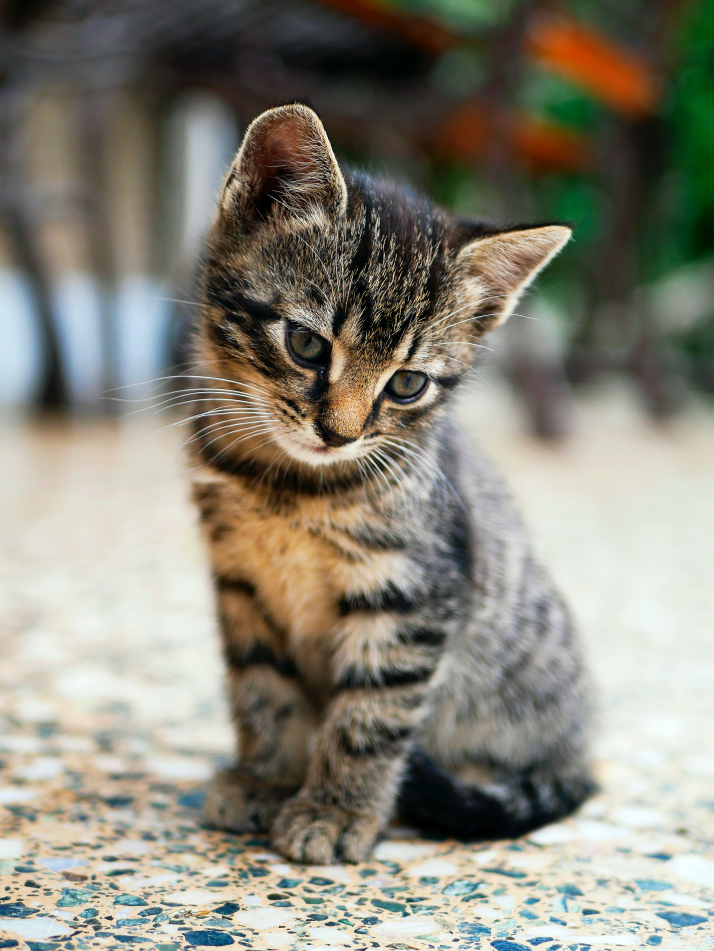
#> input picture image.jpg, 2853 x 3803 px (shown at 1/4 size)
$ python Image.py
#> lines starting #> are read from the running program, lines starting #| are printed output that depends on the picture
from PIL import Image
from PIL import ImageFilter

img = Image.open("image.jpg")
#> img is the input picture: PIL image 2853x3803 RGB; mean R, G, B 136, 133.2, 120.6
print(img.size)
#| (2853, 3803)

#Original Size of the image is 2853x3803
#The size of image is way to large let's resize it a bit

l,b = img.size
#> l = 2853; b = 3803
l //= 5
#> l = 570
b //= 5
#> b = 760

imgR = img.resize((l,b))
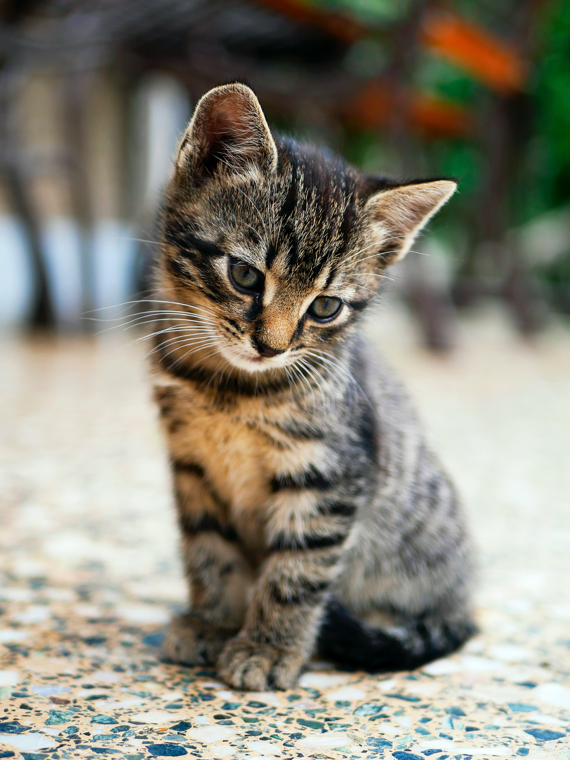
#> imgR: PIL image 570x760 RGB; mean R, G, B 136, 133.2, 120.6
print(imgR.size)
#| (570, 760)

#New size of the image is 285x380 As we reduced the size of the image by factor of 10
#New size of the image is 570x760 As we reduced the size of the image by factor of 5

#Let's find edge from the image using edge detection algorithm

edges = imgR.filter(ImageFilter.FIND_EDGES)
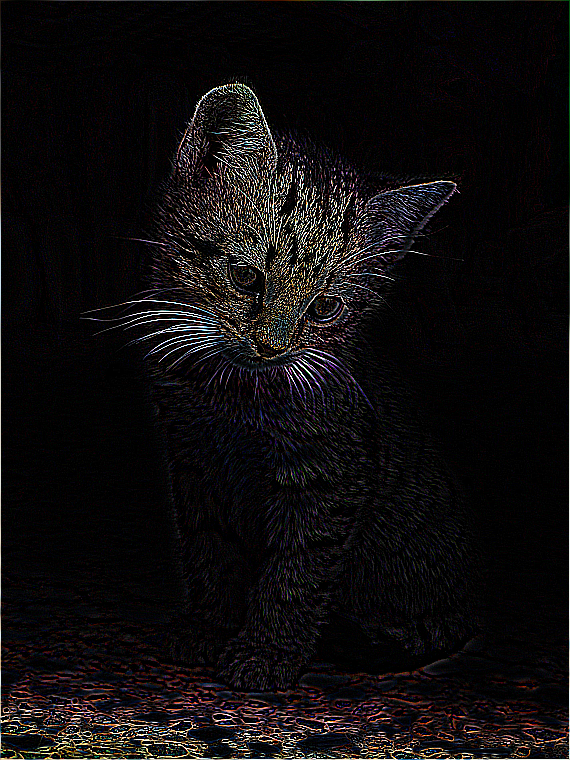
#> edges: PIL image 570x760 RGB; mean R, G, B 15.5, 13.1, 13.8

edges.save("edge3.jpg")
bands = edges.split()

outline = bands[0].point(lambda x: 255 if x<100 else 0)
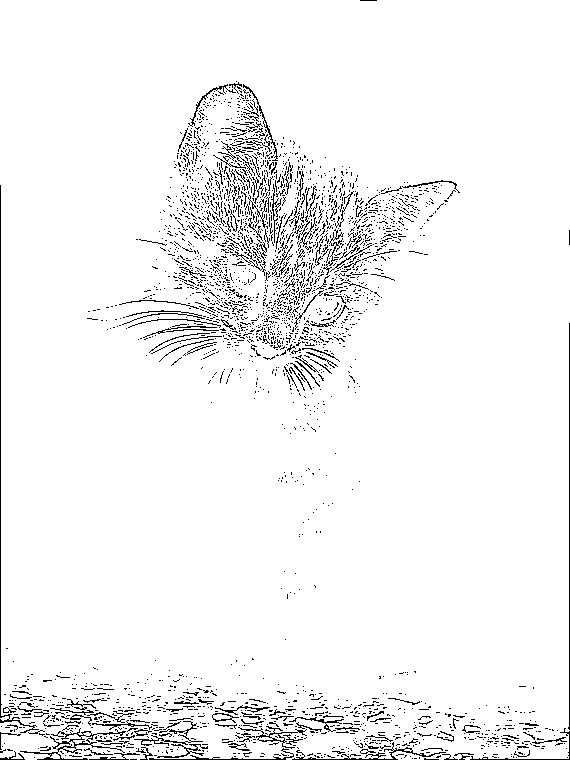
#> outline: PIL image 570x760 L; 95.4% white; black in thin lines or dots
# outline.save("outline1.jpg")
#edges = imgR.filter(ImageFilter.FIND_EDGES)
edges = imgR.filter(ImageFilter.FIND_EDGES)

edges.save("edge3.jpg")
bands = edges.split()

outline = bands[0].point(lambda x: 255 if x<100 else 0)
l,b = img.size
#> l = 2853; b = 3803
l //= 5
#> l = 570
b //= 5
#> b = 760

imgR = img.resize((l,b))
print(imgR.size)
#| (570, 760)

#New size of the image is 285x380 As we reduced the size of the image by factor of 10
#New size of the image is 570x760 As we reduced the size of the image by factor of 5
# outline.save("outline1.jpg")
outline = bands[0].point(lambda x: 255 if x<100 else 0)
# outline.save("outline1.jpg")
#edges = imgR.filter(ImageFilter.FIND_EDGES)
edges = imgR.filter(ImageFilter.FIND_EDGES)
outline = bands[0].point(lambda x: 255 if x<100 else 0)
# outline.save("outline1.jpg")
#edges = imgR.filter(ImageFilter.FIND_EDGES)
edges = imgR.filter(ImageFilter.FIND_EDGES)
